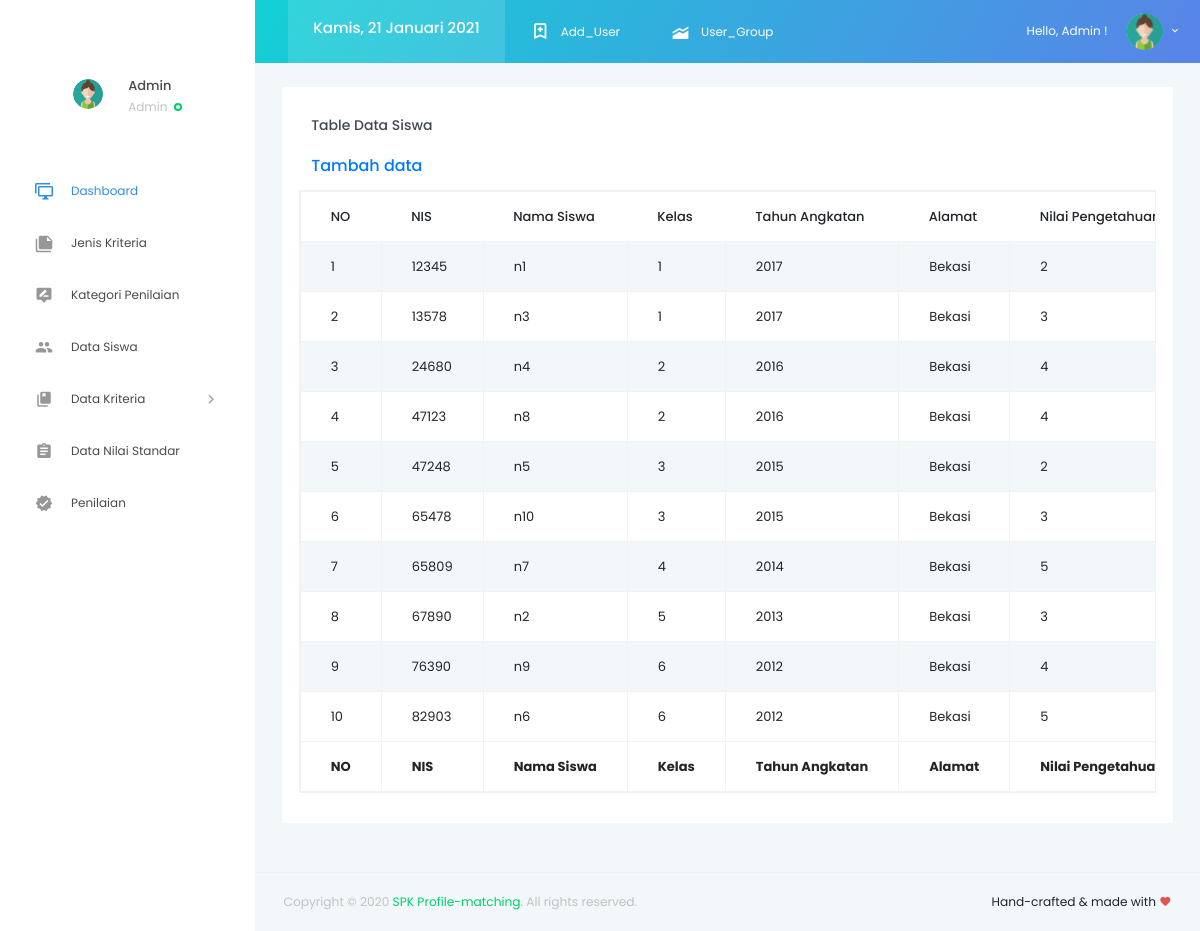
Page /data_siswa/index.php (signed in) on the committed database.
### tables this page shows
CREATE TABLE `data_siswa` (
  `nis` int(12) NOT NULL,
  `nama_siswa` char(50) NOT NULL,
  `kelas` varchar(5) NOT NULL,
  `tahun_angkatan` int(4) NOT NULL,
  `alamat` varchar(50) NOT NULL,
  `nilai_pengetahuan_siswa` int(12) NOT NULL,
  `nilai_keterampilan_siswa` int(12) NOT NULL,
  `nilai_karakter_siswa` int(12) NOT NULL,
  `nilai_eskul_siswa` int(12) NOT NULL
);

### data_siswa/index.php (the view, shortened to what this page needs)
<?php
if ($_SESSION['level'] == "") {
  header("location:../index.php?pesan=belum_login");
} else if ($_SESSION['level'] == "1") {
?>
  <!DOCTYPE html>
  <html lang="en">
  <head>
    <link rel="stylesheet" href="../vendors/iconfonts/mdi/css/materialdesignicons.min.css">
    <link rel="stylesheet" href="../vendors/css/vendor.bundle.base.css">
    <link rel="stylesheet" href="../vendors/css/vendor.bundle.addons.css">
    <link rel="stylesheet" href="../public/css/style.css">
  </head>
  <body>
    <div class="container-scroller">
      <?php require "../partials/_navbar.php"; ?>
      <div class="container-fluid page-body-wrapper">
        <?php require "../partials/_sidebar.php"; ?>
        <div class="main-panel">
          <div class="content-wrapper">
            <div class="row">
              <div class="col-lg-12 grid-margin stretch-card">
                <div class="card">
                  <div class="card-body">
                    <h4 class="card-title">Table Data Siswa</h4>
                    <h5 class="card-description">
                      <a href="input.php">Tambah data</a>
                    </h5>
                    <div class="m-form m-form--label-align-right m--margin-top-20 m--margin-bottom-30">
                      <div class="row">
                        <?php
                        if ($_SESSION['level'] == "1") {
                          $sql = 'SELECT * FROM data_siswa';
                        } else {
                          header('location:../error-404.php');
                        }
                        $query = mysqli_query($conn, $sql);
                        echo '<table id="example" class="table table-striped table-bordered table-responsive" style="width:100%">
                        <thead>
                        <tr>
                          <th>NO</th>
                          <th>NIS</th>
                          <th>Nama Siswa</th>
                          <th>Kelas</th>
                          <th>Tahun Angkatan</th>
                          <th>Alamat</th>
                          <th>Nilai Pengetahuan</th>
                          <th>Nilai Keterampilan</th>
                          <th>Nilai Karakter</th>
                          <th>Nilai Eskul</th>
                          <th>Action</th>
                        </tr>
                        </thead>
                        <tbody>';
                        $no = 1;
                        while ($row = mysqli_fetch_array($query)) {
                          echo "<tr>";
                          echo "<td>" . $no . "</td>";
                          echo "<td>" . $row['nis'] . "</td>";
                          echo "<td>" . $row['nama_siswa'] . "</td>";
                          echo "<td>" . $row['kelas'] . "</td>";
                          echo "<td>" . $row['tahun_angkatan'] . "</td>";
                          echo "<td>" . $row['alamat'] . "</td>";
                          echo "<td>" . $row['nilai_pengetahuan_siswa'] . "</td>";
                          echo "<td align='center'><a href='form-edit.php?nis=$row[nis]'>Edit</a> | <a href='delete.php?nis=$row[nis]'>Delete</a></td></tr>";
                          $no++;
                        }
                        echo '
                        </tbody>
                        <tfoot>
                          <tr>
                              <th>NO</th>
                              <th>NIS</th>
                              <th>Nama Siswa</th>
                              <th>Kelas</th>
                              <th>Tahun Angkatan</th>
                              <th>Alamat</th>
                              <th>Nilai Pengetahuan</th>
                              <th>Nilai Keterampilan</th>
                              <th>Nilai Karakter</th>
                              <th>Nilai Eskul</th>
                              <th>Action</th>
                          </tr>
                      </tfoot>
                      </table>';
                        ?>
                      </div>
                    </div>
                  </div>
                </div>
              </div>
            </div>
          </div>
          <?php require "../partials/_fotter.php"; ?>
        </div>
      </div>
    </div>
  </body>
<?php
} else {
  header("location:../error-404.php");
}
?>
  </html>

### data_siswa/index.php (style rules this page uses)
table { width: 100%; }

### rows in the picture
data_siswa: nis "12345", nama_siswa "n1", kelas "1", tahun_angkatan "2017", alamat "Bekasi", nilai_pengetahuan_siswa "2"
data_siswa: nis "13578", nama_siswa "n3", kelas "1", tahun_angkatan "2017", alamat "Bekasi", nilai_pengetahuan_siswa "3"
data_siswa: nis "24680", nama_siswa "n4", kelas "2", tahun_angkatan "2016", alamat "Bekasi", nilai_pengetahuan_siswa "4"
data_siswa: nis "47123", nama_siswa "n8", kelas "2", tahun_angkatan "2016", alamat "Bekasi", nilai_pengetahuan_siswa "4"
data_siswa: nis "47248", nama_siswa "n5", kelas "3", tahun_angkatan "2015", alamat "Bekasi", nilai_pengetahuan_siswa "2"
data_siswa: nis "65478", nama_siswa "n10", kelas "3", tahun_angkatan "2015", alamat "Bekasi", nilai_pengetahuan_siswa "3"
data_siswa: nis "65809", nama_siswa "n7", kelas "4", tahun_angkatan "2014", alamat "Bekasi", nilai_pengetahuan_siswa "5"
data_siswa: nis "67890", nama_siswa "n2", kelas "5", tahun_angkatan "2013", alamat "Bekasi", nilai_pengetahuan_siswa "3"
data_siswa: nis "76390", nama_siswa "n9", kelas "6", tahun_angkatan "2012", alamat "Bekasi", nilai_pengetahuan_siswa "4"
data_siswa: nis "82903", nama_siswa "n6", kelas "6", tahun_angkatan "2012", alamat "Bekasi", nilai_pengetahuan_siswa "5"

### other values in the picture
$_SESSION['nama_user'] "Admin"
$level[$leveluser] "Admin"
